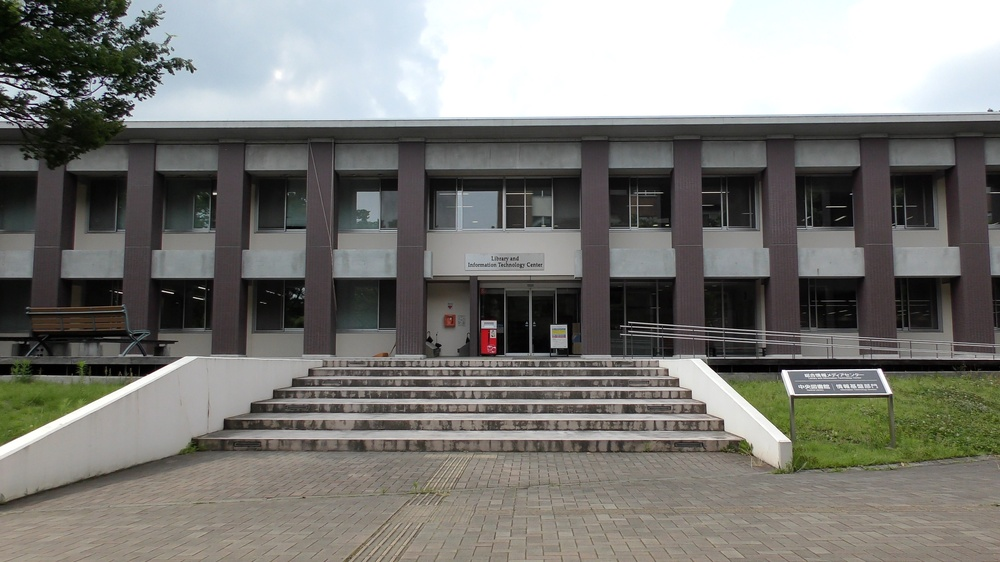
#> input picture center.jpg, 1000 x 562 px, shrunk from 3840 x 2160 before the run
$ python sample.py
#> lines starting #> are read from the running program, lines starting #| are printed output that depends on the picture
import cv2
import matplotlib.pyplot as plt

# 画像の読み込み
image = cv2.imread('center.jpg')
#> image is the input picture: shape (562, 1000, 3); mean B, G, R 118.2, 122.5, 123.2

# 画像をグレースケールに変換
gray_image = cv2.cvtColor(image, cv2.COLOR_BGR2GRAY)
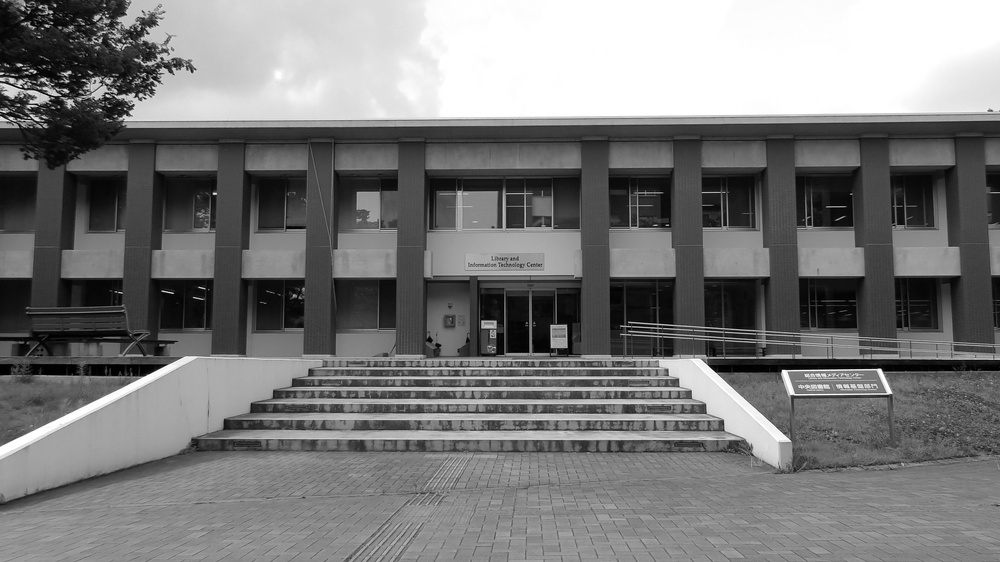
#> gray_image: shape (562, 1000); min 0, max 255, mean 122.2

# エッジ検出（Canny法を使用）
edges = cv2.Canny(gray_image, 100, 200)
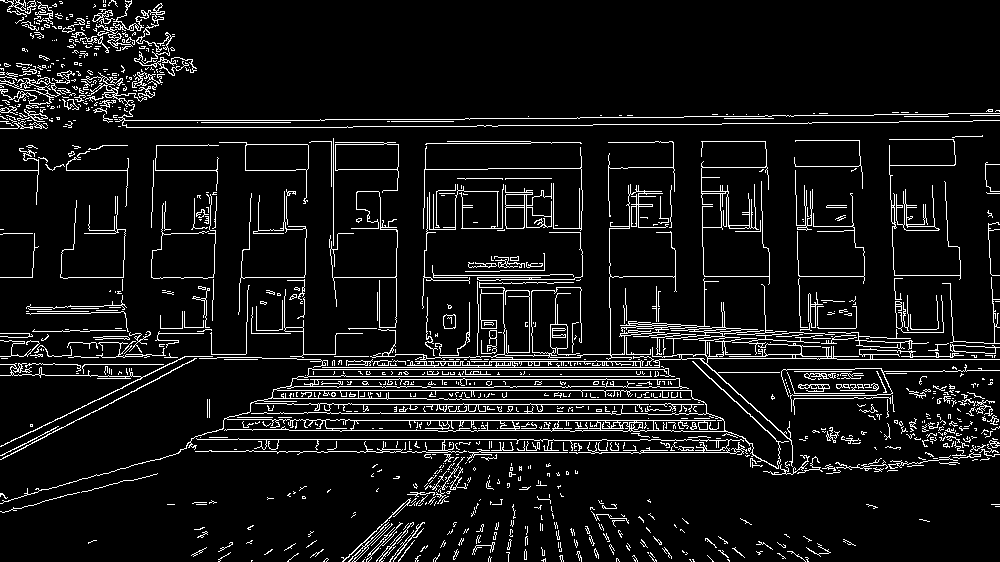
#> edges: shape (562, 1000); 7.9% white in thin lines or dots

# 元の画像とエッジ検出後の画像を表示
plt.figure(figsize=(10, 5))

# 元の画像
plt.subplot(1, 2, 1)
plt.title('Original Image')
plt.imshow(cv2.cvtColor(image, cv2.COLOR_BGR2RGB))
plt.axis('off')

# エッジ検出後の画像
plt.subplot(1, 2, 2)
plt.title('Edge Detection')
plt.imshow(edges, cmap='gray')
plt.axis('off')

# 画像を表示
plt.show()
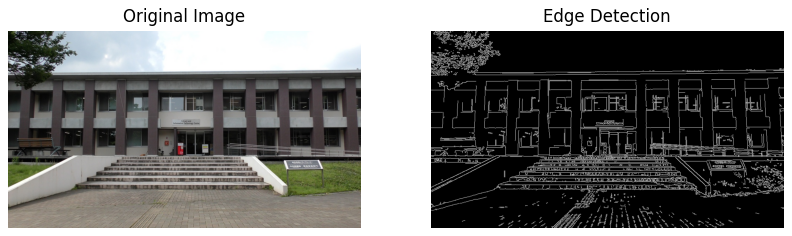
#> figure drawn by matplotlib, 2 panels
